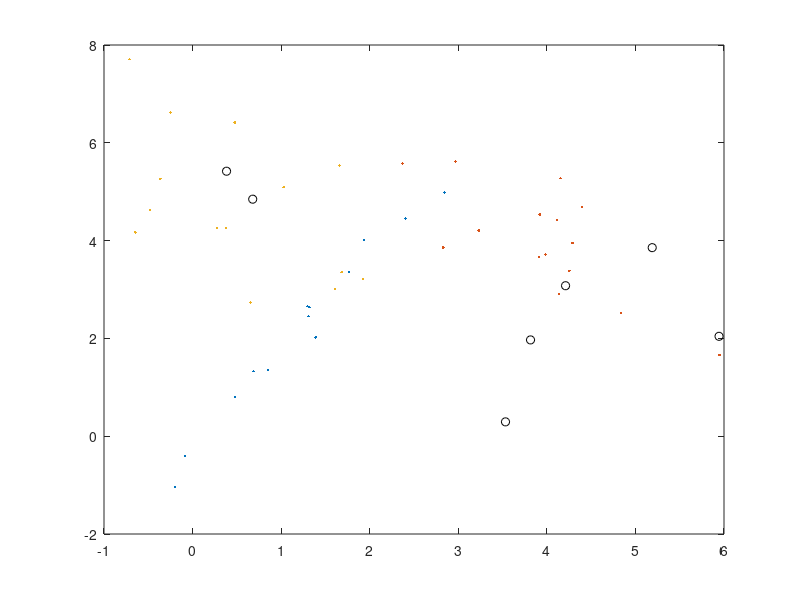

Write the MATLAB code that produced this figure. (Note: this script raises an error after producing the figure.)
clc; clear; close
rng(2017)
K = 3;
mu = cell(K,1); SIGMA = cell(K,1);
N = zeros(K,1);
X = cell(K,1);
for k = 1:K
    mu{k} = 5*[rand;rand];
    N(k) = randi([10,20]);
    SIGMA{k} = randn(2);
    SIGMA{k} = SIGMA{k}*SIGMA{k}';
    X{k} = mvnrnd(mu{k},SIGMA{k},N(k));
    plot(X{k}(:,1),X{k}(:,2),'.')
    hold on
end

M = 7;
t = [randi(6)-3,randi(6)-3]; % translation
Y = zeros(M,2); 
L = zeros(M,1); % true label
for j = 1:M
    L(j) = randi(K);
    Y(j,:) = t+mvnrnd(mu{L(j)},SIGMA{L(j)})+ .1*[randn,randn];
end

plot(Y(:,1),Y(:,2),'ko')
P = Knowtran_D(X,Y,0);

